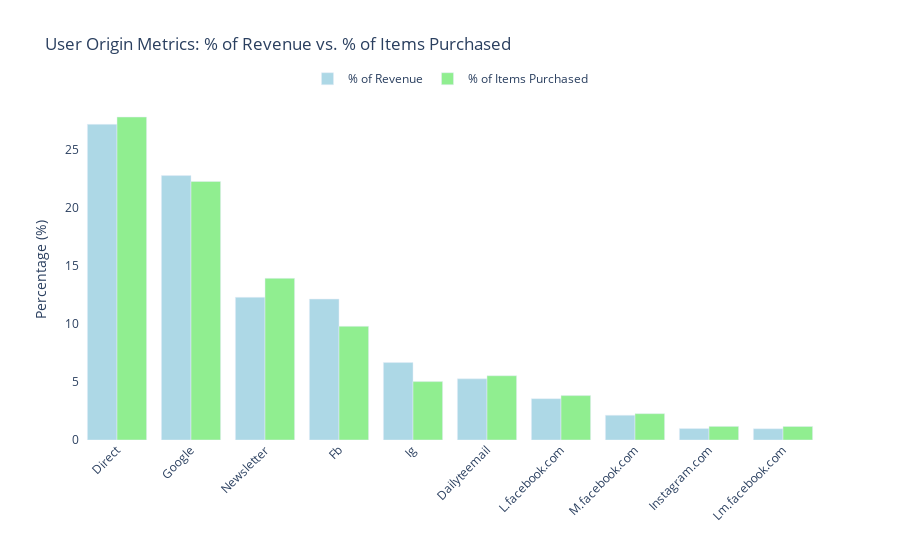

The code cell stored with this chart in its notebook:
### Code cell
import pandas as pd
import plotly.express as px

# Group by user origin (traffic_source) and aggregate revenue and quantity
grouped = data_ga4_source.groupby("traffic_source", as_index=False).agg({
    "revenue": "sum",
    "quantity": "sum"
})

# Rename 'traffic_source' to 'User Origin'
grouped.rename(columns={"traffic_source": "User Origin"}, inplace=True)

# Calculate total revenue and total items purchased
total_revenue = grouped["revenue"].sum()
total_items = grouped["quantity"].sum()

# Calculate percentage metrics
grouped["% of Revenue"] = grouped["revenue"] / total_revenue * 100
grouped["% of Items Purchased"] = grouped["quantity"] / total_items * 100

# Optionally, sort by revenue and select the top 10 user origins
grouped.sort_values(by="revenue", ascending=False, inplace=True)
top10 = grouped.head(10)

# Reshape data for plotting
# Convert the dataframe from wide to long format for plotting
top10_long = top10.melt(
    id_vars=["User Origin"],
    value_vars=["% of Revenue", "% of Items Purchased"],
    var_name="Metric",
    value_name="Percentage"
)

# Create the grouped bar chart with specified colors and legend position
# Define a color mapping for the metrics
color_map = {
    "% of Revenue": "lightblue",
    "% of Items Purchased": "lightgreen"
}

fig_user_origin_chart = px.bar(
    top10_long,
    x="User Origin",
    y="Percentage",
    color="Metric",
    barmode="group",  # places bars side-by-side
    title="User Origin Metrics: % of Revenue vs. % of Items Purchased",
    labels={"Percentage": "Percentage (%)"},
    color_discrete_map=color_map  # apply our custom colors
)

# Update layout to place the legend at the top center, remove x-axis title and "Metric" from the legend
fig_user_origin_chart.update_layout(
    xaxis_title='',  # Remove the x-axis title
    legend_title='',  # Remove the legend title ("Metric")
    legend=dict(
        orientation="h",
        yanchor="bottom",
        y=1.02,
        xanchor="center",
        x=0.5
    ),
    xaxis_tickangle=-45,  # Rotate x-axis labels for better readability
    plot_bgcolor="white",
    paper_bgcolor="white"
)

# Display the figure
fig_user_origin_chart.show()

### Figure 1 — Plotly figure (JSON) as saved in the notebook; plotly's stock layout.template omitted (floating-point values rounded to 4 significant figures)
{"data": [{"alignmentgroup": "True", "hovertemplate": "Metric=% of Revenue<br>User Origin=%{x}<br>Percentage (%)=%{y}<extra></extra>", "legendgroup": "% of Revenue", "marker": {"color": "lightblue", "pattern": {"shape": ""}}, "name": "% of Revenue", "offsetgroup": "% of Revenue", "orientation": "v", "showlegend": true, "textposition": "auto", "type": "bar", "x": ["Direct", "Google", "Newsletter", "Fb", "Ig", "Dailyteemail", "L.facebook.com", "M.facebook.com", "Instagram.com", "Lm.facebook.com"], "xaxis": "x", "y": [27.17, 22.76, 12.28, 12.13, 6.666, 5.265, 3.56, 2.129, 0.9843, 0.9672], "yaxis": "y"}, {"alignmentgroup": "True", "hovertemplate": "Metric=% of Items Purchased<br>User Origin=%{x}<br>Percentage (%)=%{y}<extra></extra>", "legendgroup": "% of Items Purchased", "marker": {"color": "lightgreen", "pattern": {"shape": ""}}, "name": "% of Items Purchased", "offsetgroup": "% of Items Purchased", "orientation": "v", "showlegend": true, "textposition": "auto", "type": "bar", "x": ["Direct", "Google", "Newsletter", "Fb", "Ig", "Dailyteemail", "L.facebook.com", "M.facebook.com", "Instagram.com", "Lm.facebook.com"], "xaxis": "x", "y": [27.8, 22.25, 13.91, 9.784, 5.025, 5.53, 3.821, 2.266, 1.172, 1.164], "yaxis": "y"}], "layout": {"barmode": "group", "legend": {"orientation": "h", "title": {"text": ""}, "tracegroupgap": 0, "x": 0.5, "xanchor": "center", "y": 1.02, "yanchor": "bottom"}, "paper_bgcolor": "white", "plot_bgcolor": "white", "title": {"text": "User Origin Metrics: % of Revenue vs. % of Items Purchased"}, "xaxis": {"anchor": "y", "domain": [0, 1], "tickangle": -45, "title": {"text": ""}}, "yaxis": {"anchor": "x", "domain": [0, 1], "title": {"text": "Percentage (%)"}}}}
